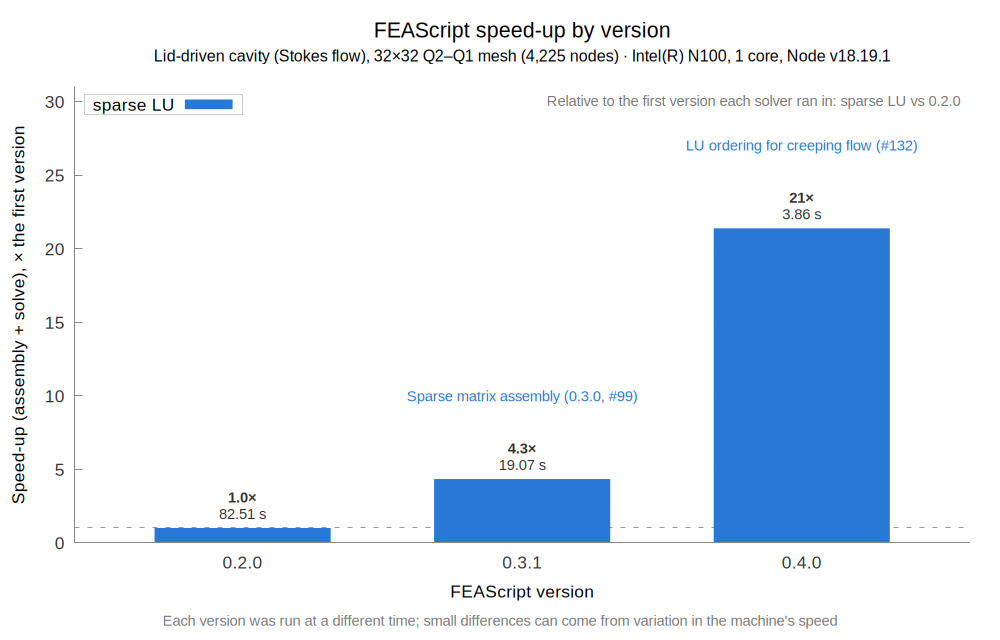

The script that saved this image:
set terminal pngcairo size 1000,640 font 'Arial,13'
set output '32x32.png'
set title "FEAScript speed-up by version\n{/*0.75 Lid-driven cavity (Stokes flow), 32×32 Q2–Q1 mesh (4,225 nodes) · Intel(R) N100, 1 core, Node v18.19.1}" font 'Arial,16'
set border 3 lc rgb '#888888'; set tics nomirror tc rgb '#333333'
set grid ytics lc rgb '#e6e6e6'
set boxwidth 0.630
set xrange [-0.6:2.6]; set yrange [0:31]; set xtics scale 0
set ylabel 'Speed-up (assembly + solve), × the first version'; set xlabel 'FEAScript version'
set key top left box lc rgb '#cccccc' opaque
set bmargin 5
set label "Each version was run at a different time; small differences can come from variation in the machine's speed" at screen 0.5,0.03 center tc rgb '#777777' font ',11'
set label "Relative to the first version each solver ran in: sparse LU vs 0.2.0" at graph 0.99,0.97 right tc rgb '#777777' font ',11'
set arrow from graph 0, first 1 to graph 1, first 1 nohead dt 2 lc rgb '#999999'
set label "Sparse matrix assembly (0.3.0, #99)" at 1,4.328 center offset 0,4.3 tc rgb '#2a78d6' font ',11'
set label "LU ordering for creeping flow (#132)" at 2,21.38 center offset 0,4.3 tc rgb '#2a78d6' font ',11'
plot '32x32.dat' u ($0+0.000):2:xtic(1) w boxes fs solid noborder lc rgb '#2a78d6' t 'sparse LU', \
     '' u ($0+0.000):2:(sprintf($2 < 10 ? '{/:Bold %.1f×}\n%.2f s' : '{/:Bold %.0f×}\n%.2f s',$2,$3)) w labels offset 0,1.6 tc rgb '#333333' font ',11' notitle
